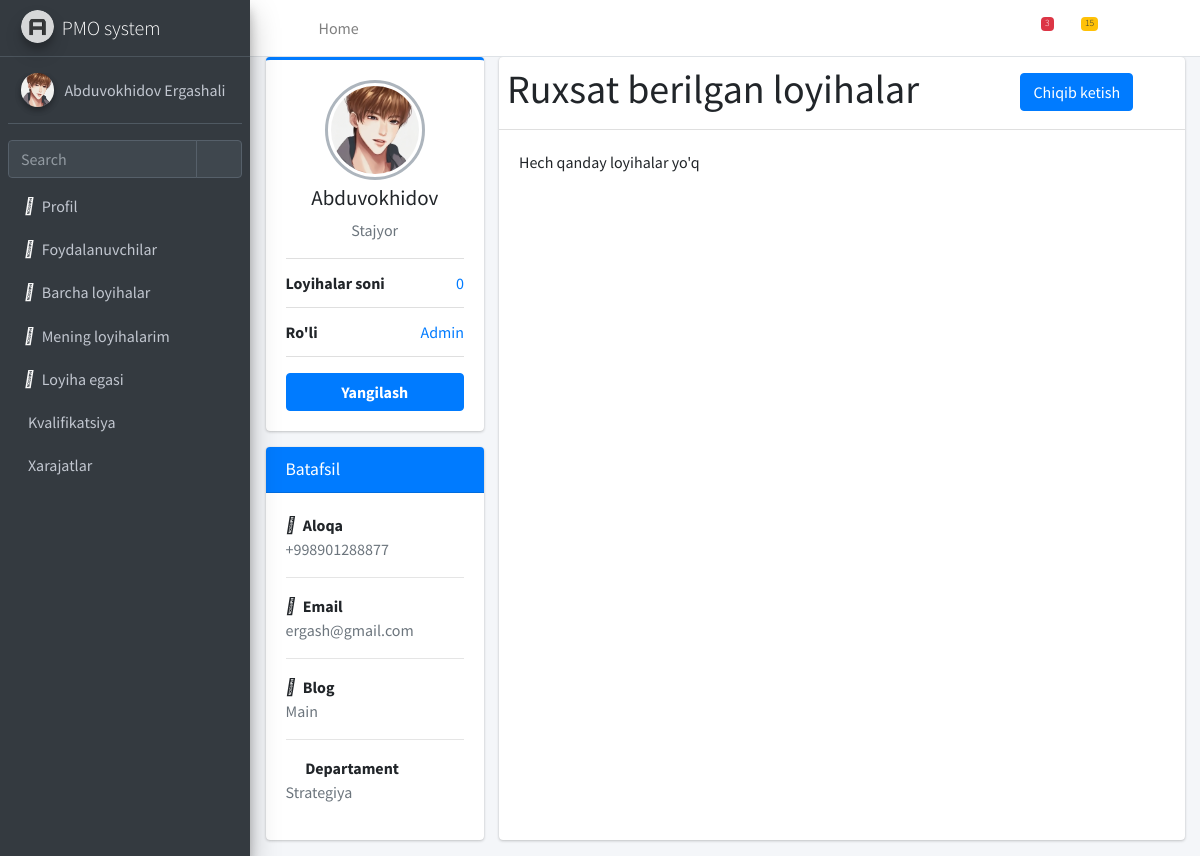
Before: /users/profile/ (signed in) with the older database file.
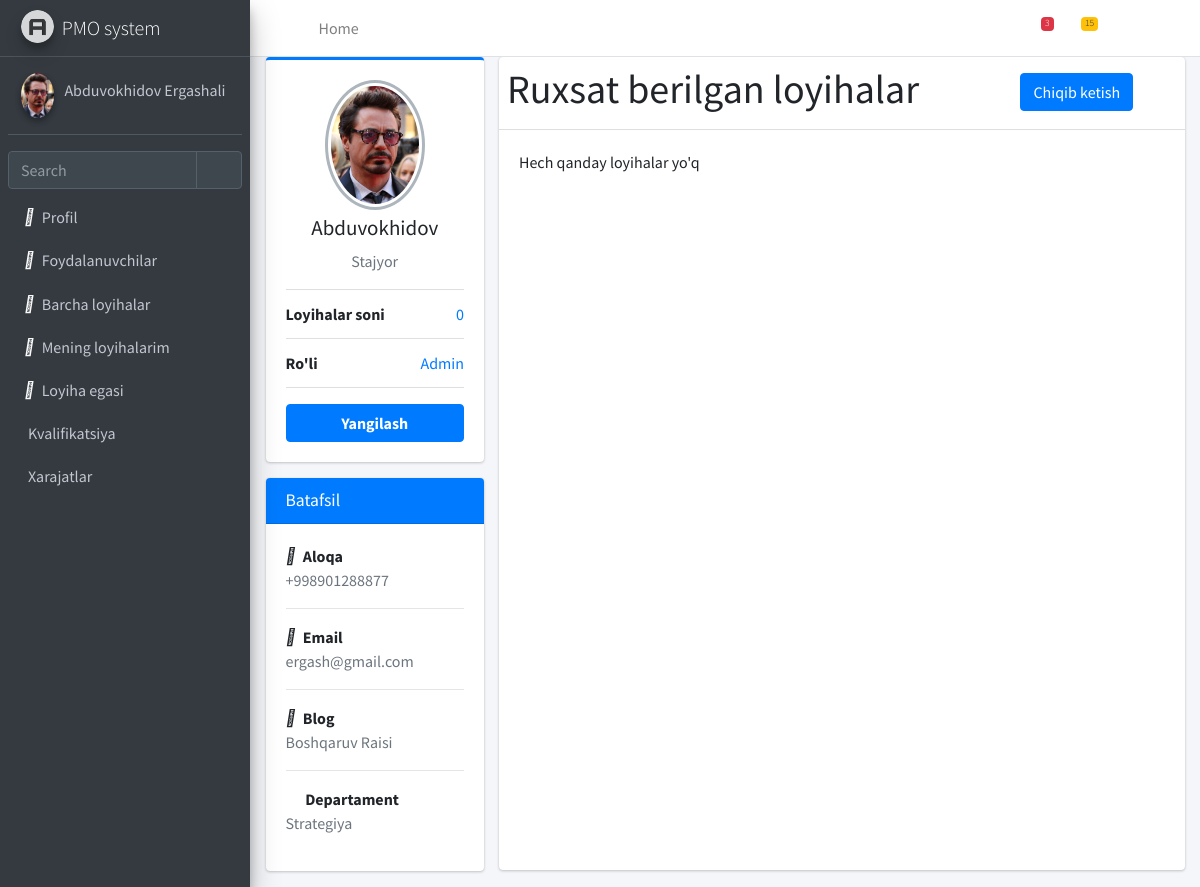
After: the same page with the newer database file.
### hodimlar/models.py (models this page shows, shortened)
class User(AbstractUser):
    id = models.UUIDField(primary_key=True, default=uuid.uuid4, editable=False)
    username = models.CharField(max_length=50, unique=True)
    first_name = models.CharField(max_length=100)
    last_name = models.CharField(max_length=100)
    email = models.EmailField(unique=True)
    position = models.CharField(max_length=150)
    role = models.CharField(max_length=150)
    status = models.CharField(max_length=50, default='Active')
    phone = models.CharField(max_length=100)
    avatar = models.ImageField(upload_to='images/',default='human.jpg', max_length=300,blank=True)
    blog = models.CharField(max_length=200, blank=True)
    department = models.CharField(max_length=200,blank=True)
    created_at = models.DateTimeField(auto_now_add=True)
    updated_at = models.DateTimeField(auto_now=True)
    objects = CustomUserManager()
    def get_full_name(self):
        return f"{self.first_name} {self.last_name}"
    def __str__(self):
        return self.username

### hodimlar/views.py (the view)
# urls.py: path('profile/', profileView, name='profile'),
@login_required
def profileView(request):
    if request.user.is_authenticated:
        user = User.objects.get(username=request.user.username)
        print(user)
        return render(request, 'profile.html', {'user': user})

### templates/profile.html
{% extends 'base.html' %}
{% load static %}
{% block content %}
    <section class="content">
        <div class="container-fluid">
            <div class="row">
                <div class="col-md-3">
                    <div class="card card-primary card-outline">
                        <div class="card-body box-profile">
                            <div class="text-center">
                                <img class="profile-user-img img-fluid img-circle"
                                     src="{{ user.avatar.url }}"
                                     alt="User profile picture">
                            </div>
                            <h3 class="profile-username text-center">{{ user.first_name }}</h3>
                            <p class="text-muted text-center">{{ user.position }}</p>
                            <ul class="list-group list-group-unbordered mb-3">
                                <li class="list-group-item">
                                    <b>Loyihalar soni</b> <a class="float-right">0</a>
                                </li>
                                <li class="list-group-item">
                                    <b>Ro'li</b> <a class="float-right">{{ user.role }}</a>
                                </li>
                            </ul>
                            <a href="{% url 'hodimlar:update-user' user.pk %}" class="btn btn-primary btn-block"><b>Yangilash</b></a>
                        </div>
                    </div>
                    <div class="card card-primary">
                        <div class="card-header">
                            <h3 class="card-title">Batafsil</h3>
                        </div>
                        <div class="card-body">
                            <strong><i class="fa-solid fa-phone" style="margin-right: 2%"></i> Aloqa</strong>
                            <p class="text-muted">
                                {{ user.phone }}
                            </p>
                            <hr>
                            <strong><i class="fa-solid fa-envelope" style="margin-right: 2%"></i> Email</strong>
                            <p class="text-muted">{{ user.email }}</p>
                            <hr>
                            <strong><i class="fa-solid fa-building" style="margin-right: 2%"></i> Blog</strong>
                            <p class="text-muted">
                                {{ user.blog }}
                            </p>
                            <hr>
                            <strong><i class="far fa-file-alt mr-1"></i> Departament</strong>
                            <p class="text-muted">{{ user.department }}</p>
                        </div>
                    </div>
                </div>
                <div class="col-md-9">
                    <div class="card" style="height: 98%">
                        <div class="card-header p-2">
                            <div class="row">
                                <div class="col-9">
                                    <h1>Ruxsat berilgan loyihalar</h1>
                                </div>
                                <div class="col-3">
                                    <a class="btn btn-primary mt-2" href="{% url 'hodimlar:logout' %}"> Chiqib ketish</a>
                                </div>
                            </div>
                        </div>
                        <div class="card-body">
                            <div class="tab-content">
                                <div class="active tab-pane" id="activity">
                                    <div>Hech qanday loyihalar yo'q</div>
                                </div>
                            </div>
                        </div>
                    </div>
                </div>
            </div>
        </div>
    </section>
{% endblock content %}

### templates/base.html (shortened to what the changed rows need)
{% load static %}
{% load filters %}
<!DOCTYPE html>
<html lang="en">
<head>
    <link rel="stylesheet" href="{% static 'plugins/fontawesome-free/css/all.min.css' %}">
    <link href="{% static 'fontawesomefree/css/fontawesome.css' %}" rel="stylesheet">
    <link href="{% static 'fontawesomefree/css/brands.css' %}" rel="stylesheet" type="text/css">
    <link href="{% static 'fontawesomefree/css/solid.css' %}" rel="stylesheet" type="text/css">
    <link rel="stylesheet" href="{% static 'dist/css/adminlte.min.css' %}">
</head>
<body class="hold-transition sidebar-mini">
<div class="wrapper">
    <aside class="main-sidebar sidebar-dark-primary elevation-4">
        <div class="sidebar">
            <div class="user-panel mt-3 pb-3 mb-3 d-flex">
                <div class="image">
                    {% if user.avatar.url %}
                    <img src="{{ user.avatar.url }}" class="img-circle elevation-2"
                         alt="User Image">
                    {% endif %}
                </div>
                <div class="info">
                    <a href="{% url 'hodimlar:profile' %}" class="d-block">{{ user.get_full_name }}</a>
                </div>
            </div>
        </div>
    </aside>
    <div class="content-wrapper">
        {% block content %}
        {% endblock content %}
    </div>
</div>
</body>
</html>

Changed rows visible on the page:
changed User "Abduvokhidov": avatar: a different picture; blog "Main" → "Boshqaruv Raisi"
